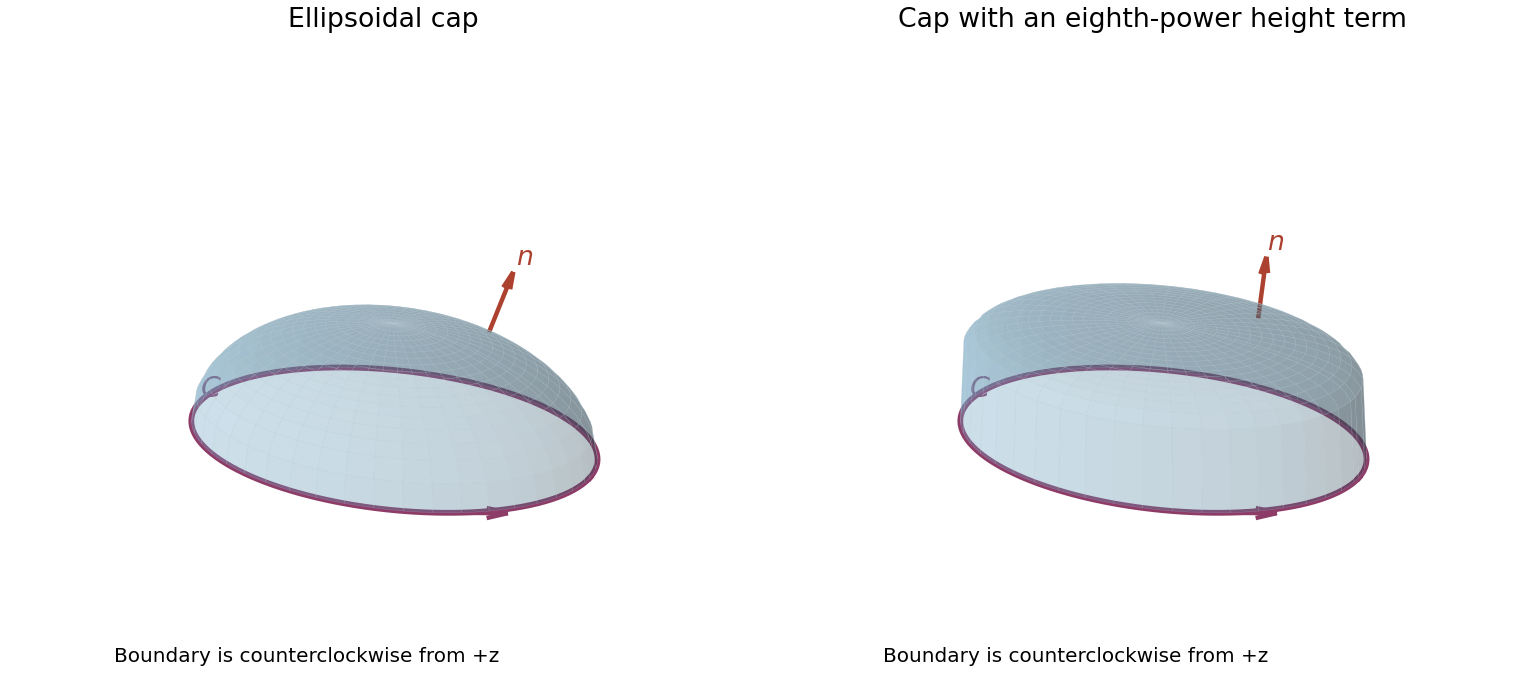

Write Python code to recreate this figure.
"""Original Q20 cap orientations; write the PNG basename to the cwd.

Tested with Python 3.14.4, NumPy 2.3.5 and Matplotlib 3.10.7.
"""

from pathlib import Path

import matplotlib

matplotlib.use("Agg")
import matplotlib.pyplot as plt
import numpy as np


def main():
    a, b, c = 1.7, 1.2, 1
    radial, phi = np.meshgrid(np.linspace(0, 1, 38), np.linspace(0, 2*np.pi, 90))
    fig = plt.figure(figsize=(9.6, 4.3), layout="constrained", facecolor="white")
    for index, power in enumerate([2, 8], 1):
        ax = fig.add_subplot(1, 2, index, projection="3d")
        ax.set_facecolor("white")
        x = a*radial*np.cos(phi)
        y = b*radial*np.sin(phi)
        z = c*np.maximum(1-radial**2, 0)**(1/power)
        ax.plot_surface(x, y, z, color="#70a7c5", alpha=0.35, edgecolor="#c0d0d8", linewidth=0.18, rcount=45, ccount=30)
        angle = np.linspace(0, 2*np.pi, 400)
        ax.plot(a*np.cos(angle), b*np.sin(angle), np.zeros_like(angle), color="#8d3c68", linewidth=2.6)
        ph = -1.0
        tangent = np.array([-a*np.sin(ph), b*np.cos(ph), 0])
        tangent /= np.linalg.norm(tangent)
        ax.quiver(a*np.cos(ph), b*np.sin(ph), 0, *tangent, color="#8d3c68", length=0.48, arrow_length_ratio=0.35, linewidth=2)
        rr, ph = 0.55, 0.85
        point = np.array([a*rr*np.cos(ph), b*rr*np.sin(ph), c*(1-rr**2)**(1/power)])
        normal = np.array([2*point[0]/a**2, 2*point[1]/b**2, power*point[2]**(power-1)/c**power])
        normal /= np.linalg.norm(normal)
        ax.quiver(*point, *normal, length=0.52, color="#ad412f", linewidth=2, arrow_length_ratio=0.28)
        ax.text(*(point+0.58*normal), "$n$", color="#ad412f", fontsize=12)
        ax.text(-a-0.04, 0, 0, "$C$", color="#8d3c68", fontsize=13)
        ax.text2D(0.08, 0.03, "Boundary is counterclockwise from +z", transform=ax.transAxes, fontsize=9)
        ax.set(xlim=(-2, 2), ylim=(-1.5, 1.5), zlim=(0, 1.5), title="Ellipsoidal cap" if power == 2 else "Cap with an eighth-power height term")
        ax.set_box_aspect((4, 3, 1.5))
        ax.view_init(elev=25, azim=-65)
        ax.set_axis_off()
    fig.savefig(Path("paper-1-stokes-orientation.png"), dpi=160, facecolor="white")
    plt.close(fig)


if __name__ == "__main__":
    main()
